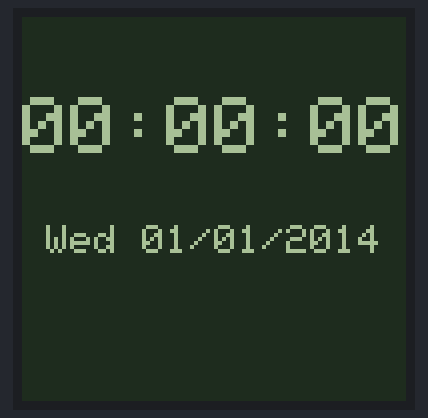
The sketch below on a simulated Arduino Uno, built with avr-gcc and run on an emulated ATmega328P. On the bench: 96×96 one-colour display.

Above: at 0.3 s.
At 3.3 s:
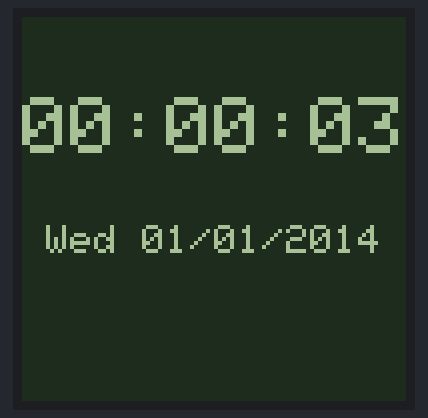
At 9.2 s:
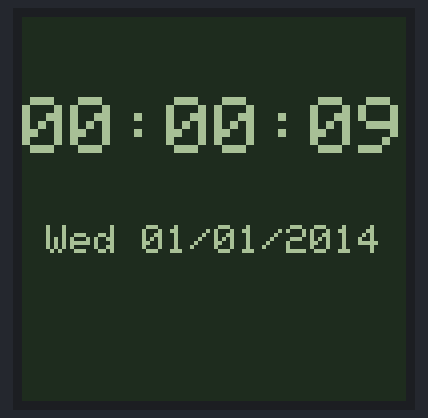
At 17.3 s:
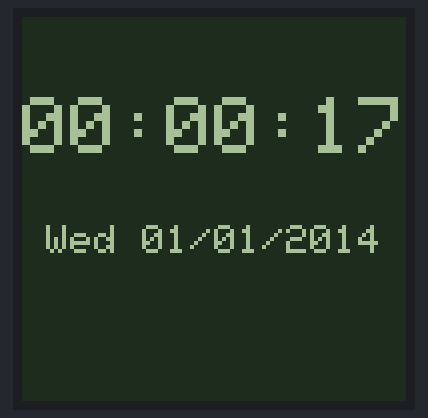
At 28.3 s:
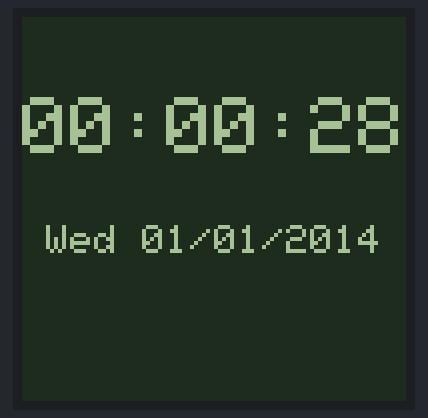
At 37.2 s:
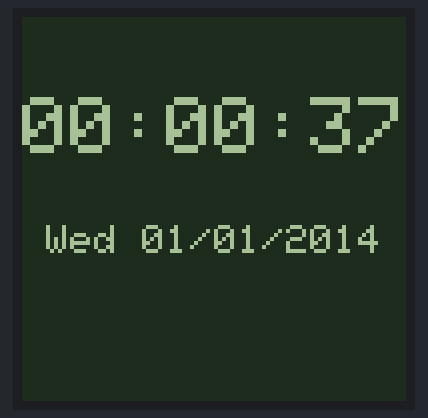

Measured:
- what the display in image 0 shows lasts 1.4 s, from 0.3 s to 1.7 s

The sketch:

Simple_Watch_Manual_Setting.ino
```cpp
/*********************************************************************
iRoboticist Workshops : http://Workshop.iRoboticist.com

This is an example sketch of Simple Watch

The code is developed for Arduino Micro with 1.3" Monochrome SHARP Memory Displays.
These displays use Hardware SPI to communicate, 3 pins are required to
interface

(***If you are using other Arduino without Hardware SPI
define pins for SCK, SS & MOSI)

Written by Saurabh Palan/iRoboticist  for iRoboticist Workshop.
Twitter: http://twitter.com/iRoboticist
Facebook: http://facebook.com/iRoboticist

All text above, and the splash screen must be included in any redistribution
*********************************************************************/

#include <Adafruit_GFX.h>
#include <Adafruit_SharpMem.h>
#include <Time.h>

Adafruit_SharpMem display(SCK, MOSI, SS);

#define BLACK 0
#define WHITE 1
//Set initial time. The Clock will always start from here when reset.
int Hr = 0; int Min = 0; int Sec = 0;  //midnight (24hr Format)
int Day = 1; int Mnt = 1; int Yr = 2014; // Jan 1, 2014

void setup(void)
{
  display.begin();
  display.clearDisplay();

  //Load Initial Time
  setTime(Hr,Min,Sec,Day,Mnt,Yr);//(HH:MM:SS::DD:MM:YY)
}

void loop (void)
{
  // Screen must be refreshed at least once per second
  display.fillScreen(BLACK);  //Background Color is set to WHITE by default
  display.setTextColor(WHITE); // Text color has to be specified everytime

  //Set the Start location (W,H)
  display.setCursor(0,20); //(0,0) will start from top left corner.

  display.setTextSize(2);
  printDigits(hour());
  display.print(":");
  printDigits(minute());
  display.print(":");
  printDigits(second());
  display.println(" ");

  display.setTextSize(1);
  display.print(" ");
  printWeekday(weekday());
  display.print(" ");
  printDigits(month());
  display.print("/");
  printDigits(day());
  display.print("/");
  display.println(year());

  display.refresh();
  delay(500);
}


void printDigits(int digits){
  // utility function for digital clock display: prints preceding colon and leading 0
  //display.print(":");
  if(digits < 10)
    display.print('0');
  display.print(digits);
}

//Weekdays number are provided through time.h
//The following function helps convert it to appropriate names
void printWeekday(int wd){
  if (wd == 1){
    display.print("Sun");}
  else if (wd == 2){
    display.print("Mon");}
  else if (wd == 3){
    display.print("Tue");}
  else if (wd == 4){
    display.print("Wed");}
  else if (wd == 5){
    display.print("Thu");}
  else if (wd == 6){
    display.print("Fri");}
  else if (wd == 7){
    display.print("Sat");}
}
/*********************************************************************
Some useful resources:

  http://arduino.cc  There are pleanty of example cofes & the reference section is handy while coding

  http://bildr.org Bildr is an awesome site where they have easy-to-follow articles that help you hit the ground running

  http://learn.adafruit.com Adafruit learning is helpful if you are using products from Adafruit

  https://learn.sparkfun.com Sparkfun have great set of tutorials for almost any product suppiled by them


**********************************************************************/
```
